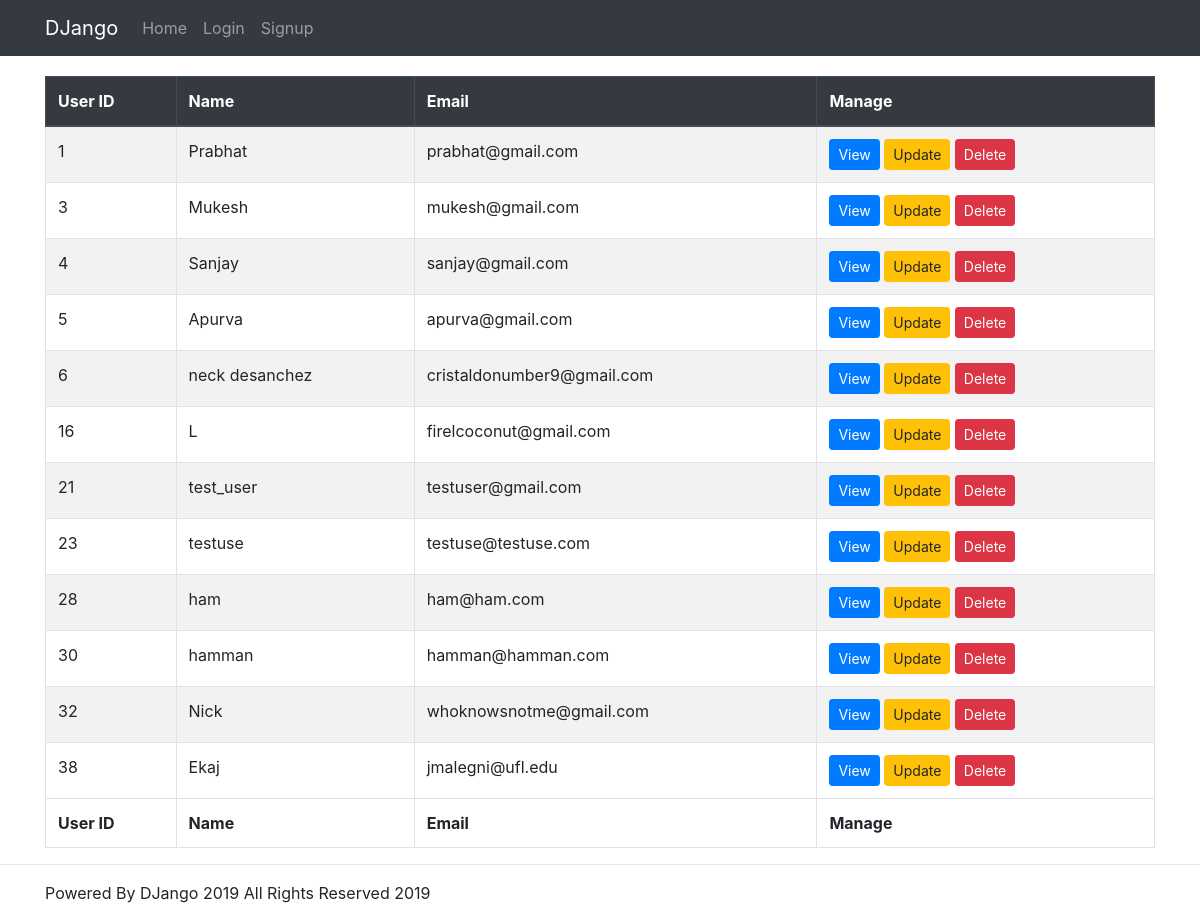
/allusers/, run on an earlier commit of the app's database.
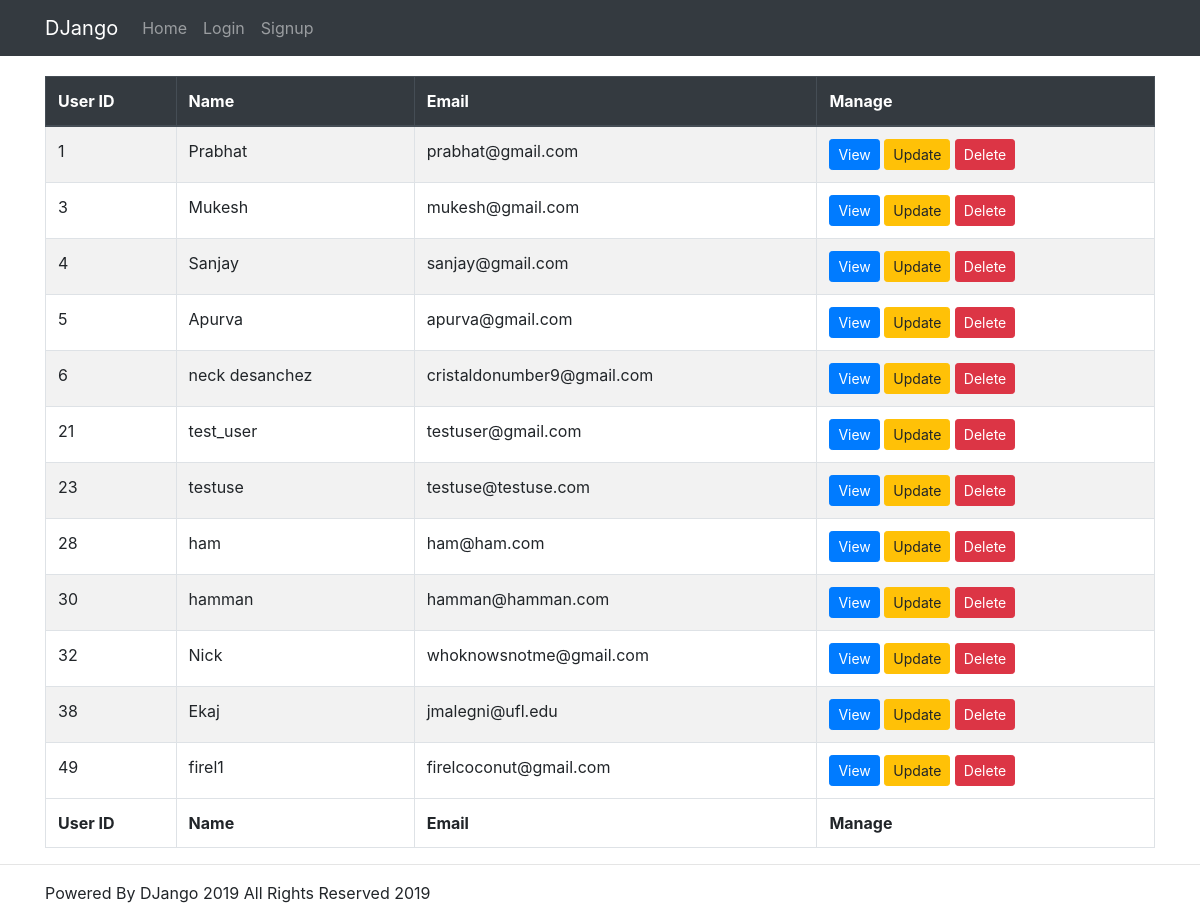
And on a later commit of the database.
### website/models.py (models this page shows)
class Users(models.Model):
    name = models.CharField(max_length=80)
    email = models.EmailField(unique=True)
    password = models.CharField(max_length=50)
    location = models.CharField(max_length=50, default='Unknown')
    family_size = models.PositiveIntegerField(default = 1)
    medical_issues = models.TextField(blank=True, null=True)
    medication_amount = models.IntegerField(default=0)
    women_bool = models.BooleanField(default=False)
    child_bool = models.BooleanField(default=False)
    baby_bool = models.BooleanField(default=False)

### website/views.py (the view)
# urls.py: path('allusers/',allusers,name="allusers"),
def allusers (request):
    users_list = Users.objects.all()
    return render(request,'allusers.html',{'list':users_list})

### build/lib/website/templates/allusers.html
{% extends 'layout.html' %}
{% block content %}
<div class="container" style="margin-top: 20px;">
    <table class="table table-bordered table-striped">
        <thead class="thead-dark">
            <tr>
                <th>User ID</th>
                <th>Name</th>
                <th>Email</th>
                <th>Manage</th>
            </tr>
        </thead>
        <tbody>
            {% for item in list %}
                <tr>
                    <td>{{item.id}}</td>
                    <td>{{item.name}}</td>
                    <td>{{item.email}}</td>
                    <td>
                        <a href="{% url 'singleuser' item.id %}" class="btn btn-primary btn-sm">View</a>
                        <a href="{% url 'edituser' item.id %}" class="btn btn-warning btn-sm">Update</a>
                        <a href="{% url 'deleteuser' item.id %}" class="btn btn-danger btn-sm">Delete</a>
                    </td>
                </tr>
            {% endfor %}
        </tbody>
        <tfoot>
            <tr>
                <th>User ID</th>
                <th>Name</th>
                <th>Email</th>
                <th>Manage</th>
            </tr>
        </tfoot>
    </table>
</div>
{% endblock %}

What changed in the data, as far as the page shows it:
removed Users: id "16", name "L", email "firelcoconut@gmail.com"
added Users: id "49", name "firel1", email "firelcoconut@gmail.com"
